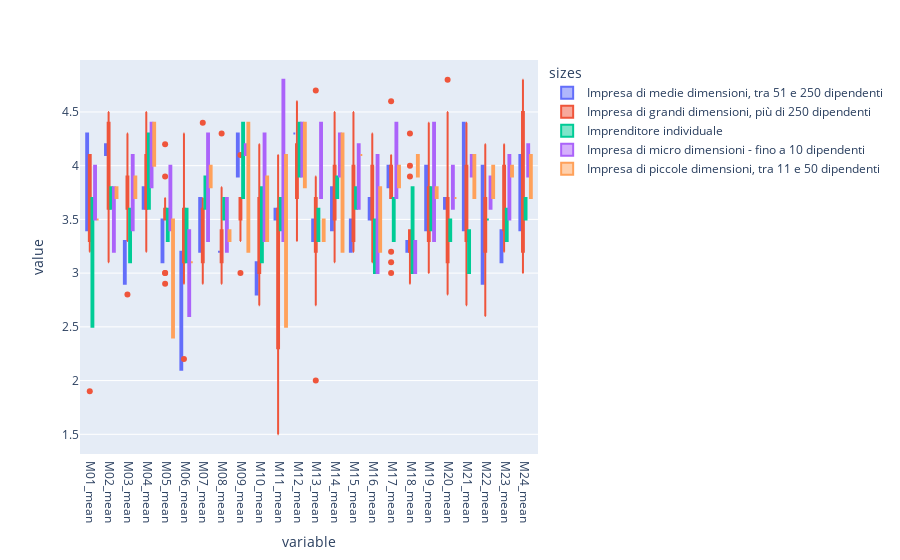

Notebook code for this chart:
### Code cell
import plotly.express as px
df_means['sizes'] = it["Quale è la dimensione dell’organizzazione, in termini di personale? "]

fig = px.box(df_means,y=df_means.columns[0:-1] ,color='sizes')
fig.update_traces(quartilemethod="exclusive") # or "inclusive", or "linear" by default
fig.show()

### Figure 1 — Plotly figure (JSON) as saved in the notebook; plotly's stock layout.template omitted (floating-point values rounded to 4 significant figures; data arrays with more than 128 entries replaced by an {"elided": "..."} marker saying what was removed)
{"data": [{"alignmentgroup": "True", "hovertemplate": "sizes=Impresa di medie dimensioni, tra 51 e 250 dipendenti<br>variable=%{x}<br>value=%{y}<extra></extra>", "legendgroup": "Impresa di medie dimensioni, tra 51 e 250 dipendenti", "marker": {"color": "#636efa"}, "name": "Impresa di medie dimensioni, tra 51 e 250 dipendenti", "notched": false, "offsetgroup": "Impresa di medie dimensioni, tra 51 e 250 dipendenti", "orientation": "v", "quartilemethod": "exclusive", "showlegend": true, "type": "box", "x": ["M01_mean", "M01_mean", "M02_mean", "M02_mean", "M03_mean", "M03_mean", "M04_mean", "M04_mean", "M05_mean", "M05_mean", "M06_mean", "M06_mean", "M07_mean", "M07_mean", "M08_mean", "M08_mean", "M09_mean", "M09_mean", "M10_mean", "M10_mean", "M11_mean", "M11_mean", "M12_mean", "M12_mean", "M13_mean", "M13_mean", "M14_mean", "M14_mean", "M15_mean", "M15_mean", "M16_mean", "M16_mean", "M17_mean", "M17_mean", "M18_mean", "M18_mean", "M19_mean", "M19_mean", "M20_mean", "M20_mean", "M21_mean", "M21_mean", "M22_mean", "M22_mean", "M23_mean", "M23_mean", "M24_mean", "M24_mean"], "x0": " ", "xaxis": "x", "y": [4.3, 3.4, 4.1, 4.2, 2.9, 3.3, 3.6, 3.8, 3.5, 3.1, 3.2, 2.1, 3.7, 3.2, 3.2, 3.2, 4.3, 3.9, 2.8, 3.1, 3.6, 3.5, 4.3, 4.3, 3.3, 3.5, 3.4, 3.8, 3.5, 3.2, 3.5, 3.7, 3.8, 4, 3.2, 3.3, 3.4, 4, 3.6, 3.7, 3.4, 4.4, 2.9, 4, 3.1, 3.4, 3.4, 4.1], "y0": " ", "yaxis": "y"}, {"alignmentgroup": "True", "hovertemplate": "sizes=Impresa di grandi dimensioni, più di 250 dipendenti<br>variable=%{x}<br>value=%{y}<extra></extra>", "legendgroup": "Impresa di grandi dimensioni, più di 250 dipendenti", "marker": {"color": "#EF553B"}, "name": "Impresa di grandi dimensioni, più di 250 dipendenti", "notched": false, "offsetgroup": "Impresa di grandi dimensioni, più di 250 dipendenti", "orientation": "v", "quartilemethod": "exclusive", "showlegend": true, "type": "box", "x": {"elided": "336 str values"}, "x0": " ", "xaxis": "x", "y": {"elided": "336 float values"}, "y0": " ", "yaxis": "y"}, {"alignmentgroup": "True", "hovertemplate": "sizes=Imprenditore individuale<br>variable=%{x}<br>value=%{y}<extra></extra>", "legendgroup": "Imprenditore individuale", "marker": {"color": "#00cc96"}, "name": "Imprenditore individuale", "notched": false, "offsetgroup": "Imprenditore individuale", "orientation": "v", "quartilemethod": "exclusive", "showlegend": true, "type": "box", "x": ["M01_mean", "M01_mean", "M02_mean", "M02_mean", "M03_mean", "M03_mean", "M04_mean", "M04_mean", "M05_mean", "M05_mean", "M06_mean", "M06_mean", "M07_mean", "M07_mean", "M08_mean", "M08_mean", "M09_mean", "M09_mean", "M10_mean", "M10_mean", "M11_mean", "M11_mean", "M12_mean", "M12_mean", "M13_mean", "M13_mean", "M14_mean", "M14_mean", "M15_mean", "M15_mean", "M16_mean", "M16_mean", "M17_mean", "M17_mean", "M18_mean", "M18_mean", "M19_mean", "M19_mean", "M20_mean", "M20_mean", "M21_mean", "M21_mean", "M22_mean", "M22_mean", "M23_mean", "M23_mean", "M24_mean", "M24_mean"], "x0": " ", "xaxis": "x", "y": [2.5, 3.7, 3.8, 3.6, 3.1, 3.6, 4.3, 3.6, 3.3, 3.6, 3.6, 3.1, 3.6, 3.9, 3.5, 3.7, 4.4, 3.7, 3.8, 3.1, 3.7, 3.4, 4.4, 3.9, 3.3, 3.6, 3.7, 3.9, 3.8, 3.6, 3, 3.5, 3.3, 3.7, 3, 3.8, 3.8, 3.4, 3.5, 3.3, 3, 3.4, 3.5, 3.5, 3.6, 3.3, 3.5, 3.7], "y0": " ", "yaxis": "y"}, {"alignmentgroup": "True", "hovertemplate": "sizes=Impresa di micro dimensioni - fino a 10 dipendenti<br>variable=%{x}<br>value=%{y}<extra></extra>", "legendgroup": "Impresa di micro dimensioni - fino a 10 dipendenti", "marker": {"color": "#ab63fa"}, "name": "Impresa di micro dimensioni - fino a 10 dipendenti", "notched": false, "offsetgroup": "Impresa di micro dimensioni - fino a 10 dipendenti", "orientation": "v", "quartilemethod": "exclusive", "showlegend": true, "type": "box", "x": ["M01_mean", "M01_mean", "M01_mean", "M02_mean", "M02_mean", "M02_mean", "M03_mean", "M03_mean", "M03_mean", "M04_mean", "M04_mean", "M04_mean", "M05_mean", "M05_mean", "M05_mean", "M06_mean", "M06_mean", "M06_mean", "M07_mean", "M07_mean", "M07_mean", "M08_mean", "M08_mean", "M08_mean", "M09_mean", "M09_mean", "M09_mean", "M10_mean", "M10_mean", "M10_mean", "M11_mean", "M11_mean", "M11_mean", "M12_mean", "M12_mean", "M12_mean", "M13_mean", "M13_mean", "M13_mean", "M14_mean", "M14_mean", "M14_mean", "M15_mean", "M15_mean", "M15_mean", "M16_mean", "M16_mean", "M16_mean", "M17_mean", "M17_mean", "M17_mean", "M18_mean", "M18_mean", "M18_mean", "M19_mean", "M19_mean", "M19_mean", "M20_mean", "M20_mean", "M20_mean", "M21_mean", "M21_mean", "M21_mean", "M22_mean", "M22_mean", "M22_mean", "M23_mean", "M23_mean", "M23_mean", "M24_mean", "M24_mean", "M24_mean"], "x0": " ", "xaxis": "x", "y": [4, 3.5, 3.9, 3.2, 3.7, 3.8, 4.1, 3.4, 4, 3.8, 4.4, 4.2, 3.6, 4, 3.4, 2.6, 3.4, 3.4, 3.9, 4.3, 3.3, 3.4, 3.7, 3.2, 4.2, 4.1, 4.2, 4.3, 3.9, 3.3, 4.8, 4.4, 3.3, 4.4, 3.9, 4.2, 4.4, 3.7, 3.7, 4.1, 4.3, 3.9, 4.2, 4.1, 3.6, 4, 4.1, 3, 4.2, 4.4, 3.7, 3.3, 3, 3, 4.4, 3.7, 3.3, 4, 3.8, 3.6, 4.1, 4, 3.9, 3.9, 3.7, 3.6, 4.1, 3.9, 3.5, 4.2, 3.9, 4], "y0": " ", "yaxis": "y"}, {"alignmentgroup": "True", "hovertemplate": "sizes=Impresa di piccole dimensioni, tra 11 e 50 dipendenti<br>variable=%{x}<br>value=%{y}<extra></extra>", "legendgroup": "Impresa di piccole dimensioni, tra 11 e 50 dipendenti", "marker": {"color": "#FFA15A"}, "name": "Impresa di piccole dimensioni, tra 11 e 50 dipendenti", "notched": false, "offsetgroup": "Impresa di piccole dimensioni, tra 11 e 50 dipendenti", "orientation": "v", "quartilemethod": "exclusive", "showlegend": true, "type": "box", "x": ["M01_mean", "M01_mean", "M02_mean", "M02_mean", "M03_mean", "M03_mean", "M04_mean", "M04_mean", "M05_mean", "M05_mean", "M06_mean", "M06_mean", "M07_mean", "M07_mean", "M08_mean", "M08_mean", "M09_mean", "M09_mean", "M10_mean", "M10_mean", "M11_mean", "M11_mean", "M12_mean", "M12_mean", "M13_mean", "M13_mean", "M14_mean", "M14_mean", "M15_mean", "M15_mean", "M16_mean", "M16_mean", "M17_mean", "M17_mean", "M18_mean", "M18_mean", "M19_mean", "M19_mean", "M20_mean", "M20_mean", "M21_mean", "M21_mean", "M22_mean", "M22_mean", "M23_mean", "M23_mean", "M24_mean", "M24_mean"], "x0": " ", "xaxis": "x", "y": [3.5, 3.5, 3.8, 3.7, 3.7, 3.9, 4, 4.4, 3.5, 2.4, 3.1, 3.1, 3.8, 4, 3.4, 3.3, 3.2, 4.4, 3.3, 3.9, 4.1, 2.5, 3.8, 4.4, 3.5, 3.3, 3.2, 4.3, 4.1, 4.1, 3.2, 3.8, 3.8, 4, 4.1, 3.9, 3.7, 3.8, 3.7, 3.7, 3.7, 4.1, 3.7, 4, 3.9, 4, 3.7, 4.1], "y0": " ", "yaxis": "y"}], "layout": {"boxmode": "group", "legend": {"title": {"text": "sizes"}, "tracegroupgap": 0}, "margin": {"t": 60}, "xaxis": {"anchor": "y", "domain": [0, 1], "title": {"text": "variable"}}, "yaxis": {"anchor": "x", "domain": [0, 1], "title": {"text": "value"}}}}
